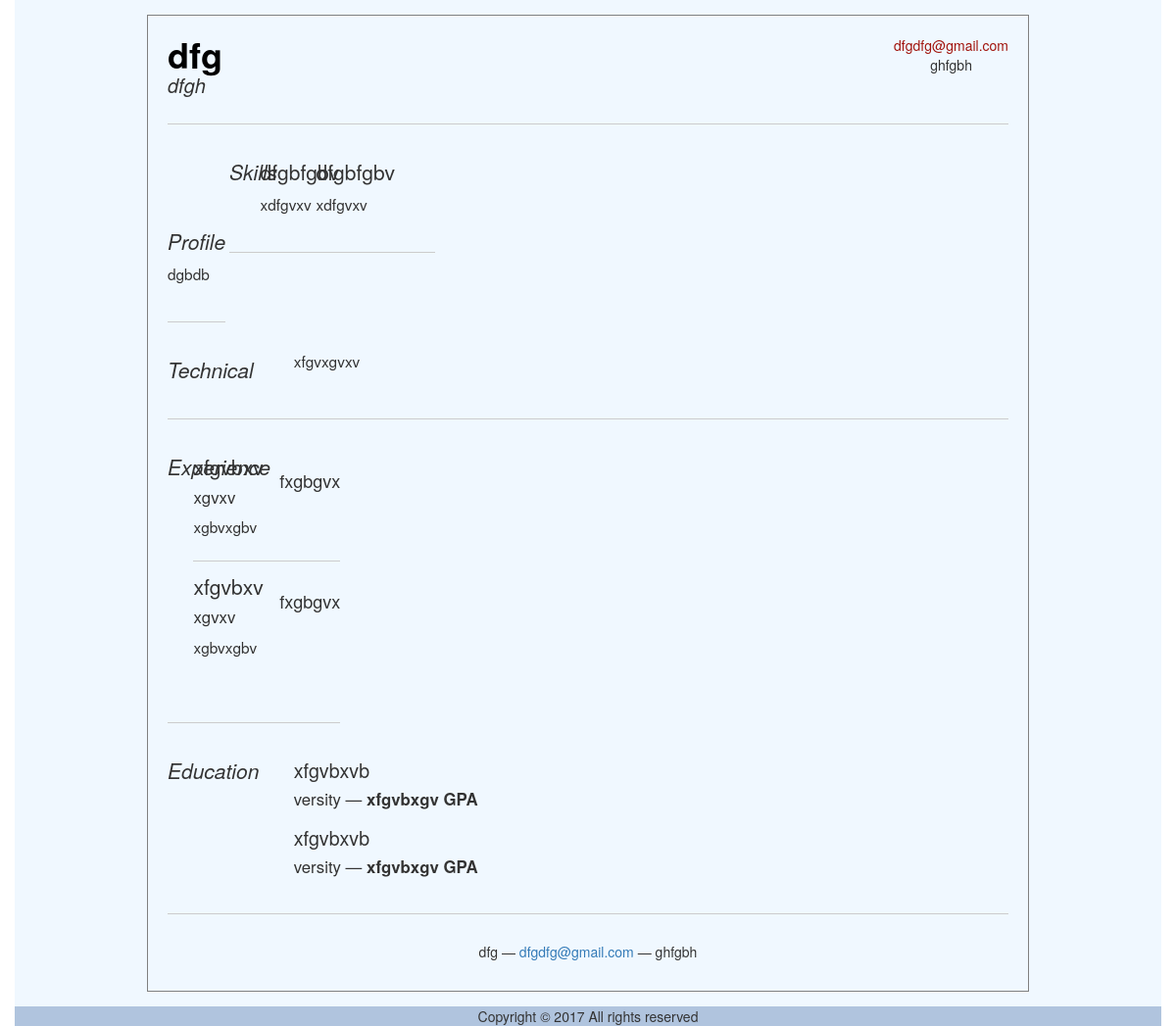
The page /web/src/DigitalUniversity/job_cv_show.php (signed in) on the database as committed earlier.
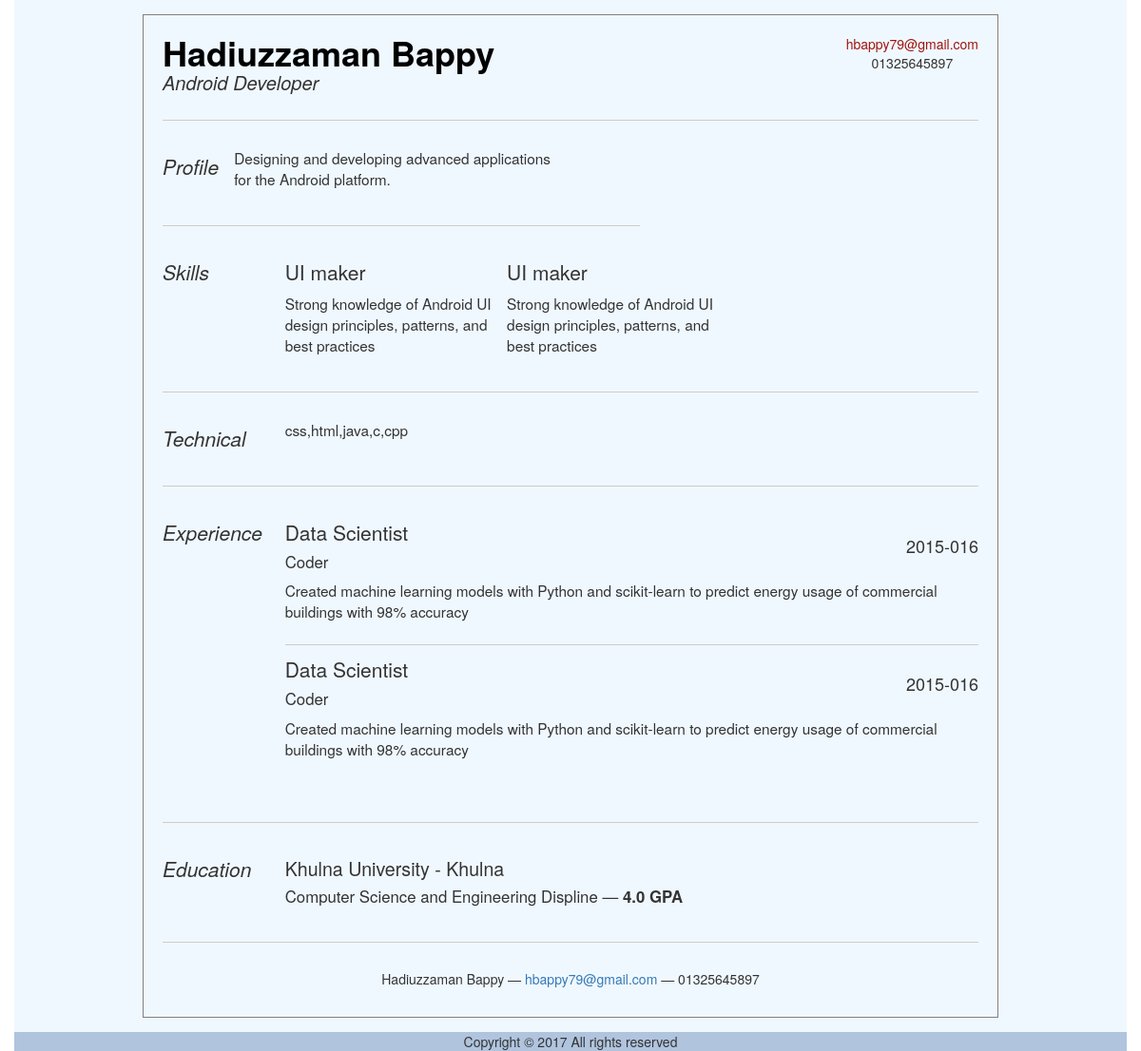
The same page on the database as committed later.
### tables this page shows
CREATE TABLE IF NOT EXISTS `jms_cv` (
  `ID` int(11) NOT NULL AUTO_INCREMENT,
  `applicantID` varchar(40) NOT NULL,
  `Name` varchar(40) NOT NULL,
  `sector` varchar(45) NOT NULL,
  `email` varchar(45) NOT NULL,
  `phone` varchar(45) NOT NULL,
  `profile` varchar(500) NOT NULL,
  `technical_skill` varchar(500) NOT NULL,
  PRIMARY KEY (`ID`)
);

CREATE TABLE IF NOT EXISTS `jms_cv_skills` (
  `ID` int(11) NOT NULL AUTO_INCREMENT,
  `cvID` int(11) NOT NULL,
  `name` varchar(100) NOT NULL,
  `details` varchar(500) NOT NULL,
  PRIMARY KEY (`ID`)
);

CREATE TABLE IF NOT EXISTS `jms_cv_experience` (
  `ID` int(11) NOT NULL AUTO_INCREMENT,
  `cvID` int(11) NOT NULL,
  `jobname` varchar(45) NOT NULL,
  `jobposition` varchar(45) NOT NULL,
  `workingyear` varchar(45) NOT NULL,
  `workdetails` varchar(500) NOT NULL,
  PRIMARY KEY (`ID`)
);

CREATE TABLE IF NOT EXISTS `jms_cv_education` (
  `ID` int(11) NOT NULL AUTO_INCREMENT,
  `cvID` int(11) NOT NULL,
  `instituition` varchar(45) NOT NULL,
  `subject` varchar(45) NOT NULL,
  `cgpa` varchar(45) NOT NULL,
  PRIMARY KEY (`ID`)
);

### web/src/DigitalUniversity/util/class.util.inc (called while the page is built, shortened)
<?php
class ConfigUtil implements I_DBConfig, I_LogConfig, I_LanguageConfig{
	public static $s_instance;
	private $_host;
	private $_username;
	private $_password;
	private $_database;
	public static function getInstance() {
		if(!self::$s_instance) {
			self::$s_instance = new self();
		}
		return self::$s_instance;
	}
	private function readConfig(){
		$this->_ini_array = parse_ini_file(CONFIG.'system.ini');
		$this->_host =	$this->_ini_array['db_host'];
		$this->_username = $this->_ini_array['db_username'];
		$this->_password = $this->_ini_array['db_password'];
		$this->_database = $this->_ini_array['db_database'];
	}
	public function getDBHost(){
		return $this->_host;
	}
	public function getDBUserName(){
		return $this->_username;
	}
	public function getDBPassword(){
		return $this->_password;
	}
	public function getDBName(){
		return $this->_database;
	}
}
class DBUtil implements I_DBUtil {
	private static $s_instance;
	private $_host;
	private $_username;
	private $_password;
	private $_database;
	protected $_connection;
	protected $_result;
	public static function getInstance() {
		if(!self::$s_instance) {
			self::$s_instance = new self();
		}
		return self::$s_instance;
	}
	private function readDBConfig(){
		$_config = ConfigUtil::getInstance();
		$this->_host = $_config->getDBHost();
		$this->_username = $_config->getDBUserName();
		$this->_password = $_config->getDBPassword();
		$this->_database = $_config->getDBName();
	}
	private function setConnection(){
		$this->_connection = new mysqli($this->_host, $this->_username,
			$this->_password, $this->_database);
	}
	public function doQuery($sql) {
		$this->_result = $this->_connection->query($sql) or die(mysqli_error($this->_connection));
		return $this->_result;
	}
	public function getNumRows() {
		$this->_numRows = mysqli_num_rows($this->_result);
		return $this->_numRows;
	}
	public function getAllRows() {
		$rows = array();
		for($x = 0; $x < $this->getNumRows(); $x++) {
			$rows[] = mysqli_fetch_assoc($this->_result);
		}
		return $rows;
	}
}
class LogUtil{
	private static $s_instance;
	public static function getInstance(){
		if(!self::$s_instance) {
			self::$s_instance = new self();
		}
		return self::$s_instance;
	}
}
class LangUtil{
	private static $s_instance;
	public static function getInstance() {
		if(!self::$s_instance) {
			self::$s_instance = new self();
		}
		return self::$s_instance;
	}
}
?>

### web/src/DigitalUniversity/modules/job/ui/blade/view.job_cv_show.blade.inc (called while the page is built, shortened)
<?php
include_once UTILITY.'class.util.inc';
include_once MODULES_JOB.'bao/class.job_cv_show_bao.inc';
$_JobCVShowBAO = new JobCVShowBAO();
?>

### web/src/DigitalUniversity/common/class.common.user.inc (called while the page is built, shortened)
<?php
class User{
    private $_ID;
    public function getID () {
        return $this->_ID;
    }
}
?>

### web/src/DigitalUniversity/modules/job/bao/class.job_cv_show_bao.inc (called while the page is built, shortened)
<?php
include_once UTILITY.'class.util.inc';
include_once MODULES_JOB.'dao/class.job_cv_show_dao.inc';
Class JobCVShowBAO{
	private $_JobCVShowDAO;
	public function __construct(){
		$this->_JobCVShowDAO = new JobCVShowDAO();
	}
	public function getCV($globalUser){
		$Result = $this->_JobCVShowDAO->getCV($globalUser);
		return $Result;
	}
}
?>

### web/src/DigitalUniversity/modules/job/dao/class.job_cv_show_dao.inc (called while the page is built, shortened)
<?php
include_once UTILITY.'class.util.inc';
Class JobCVShowDAO{
	private $_DB;
	private $_CV;
	public function __construct(){
		$this->_DB = DBUtil::getInstance();
		$this->_CV = new CV();
	}
	public function getCV($globalUser){
		$this->_DB->doQuery("SELECT * FROM jms_cv where applicantID like '$globalUser'");
		$rows = $this->_DB->getAllRows();
		$row = $rows[0];
	    $this->_CV->setID ( $row['ID']);
	    $this->_CV->setapplicantID ( $row['applicantID'] );
	    $this->_CV->setName ( $row['Name'] );
	    $this->_CV->setsector ( $row['sector'] );
	    $this->_CV->setemail( $row['email'] );
	    $this->_CV->setphone( $row['phone'] );
	    $this->_CV->setprofile( $row['profile'] );
	    $this->_CV->settechnical_skill ( $row['technical_skill'] );
	    $Education_List = array();
	    $Experience_List = array();
	    $Skills_List = array();
	    $cv_id=$row['ID'];
		$this->_DB->doQuery("SELECT * FROM jms_cv_education where cvID like '$cv_id'");
		$rows2 = $this->_DB->getAllRows();
		for($i = 0; $i < sizeof($rows2); $i++) {
			$row2 = $rows2[$i];
			$this->_CV_Education = new CV_Education();
			$this->_CV_Education->setID ( $row2['ID']);
		    $this->_CV_Education->setcvID ( $row2['cvID']);
		    $this->_CV_Education->setinstituition ( $row2['instituition'] );
		    $this->_CV_Education->setsubject ( $row2['subject'] );
		    $this->_CV_Education->setcgpa ( $row2['cgpa'] );
		    $Education_List[]=$this->_CV_Education;
			}
		$this->_DB->doQuery("SELECT * FROM jms_cv_experience where cvID like '$cv_id'");
		$rows3 = $this->_DB->getAllRows();
		for($i = 0; $i < sizeof($rows3); $i++) {
			$row3 = $rows3[$i];
			$this->_CV_Experience = new CV_Experience();
		    $this->_CV_Experience->setcvID ( $row3['cvID']);
		    $this->_CV_Experience->setjobname ( $row3['jobname'] );
		    $this->_CV_Experience->setjobposition ( $row3['jobposition'] );
		    $this->_CV_Experience->setworkingyear ( $row3['workingyear'] );
		    $this->_CV_Experience->setworkdetails ( $row3['workdetails'] );
		    $Experience_List[]=$this->_CV_Experience;
			}
		$this->_DB->doQuery("SELECT * FROM jms_cv_skills where cvID like '$cv_id'");
		$rows4 = $this->_DB->getAllRows();
		for($i = 0; $i < sizeof($rows4); $i++) {
			$row4 = $rows4[$i];
			$this->_CV_Skills = new CV_Skills();
		    $this->_CV_Skills->setcvID ( $row4['cvID']);
		    $this->_CV_Skills->setname ( $row4['name'] );
		    $this->_CV_Skills->setdetails ( $row4['details'] );
		    $Skills_List[]=$this->_CV_Skills;
			}
		$this->_CV->seteducation( $Education_List);
	    $this->_CV->setexperience( $Experience_List );
	    $this->_CV->setskills ( $Skills_List );
		$Result = new Result();
		$Result->setIsSuccess(1);
		$Result->setResultObject($this->_CV);
		return $Result;
	}
}
?>

### web/src/DigitalUniversity/modules/job/ui/view.job_cv_show.inc (the view, shortened to what the changed rows need)
<?php
include_once 'blade/view.job_cv_show.blade.inc';
?>
<div class="panel-default">
    <div class="panel-body">
    	<?php
    		if(isset($_SESSION['cvid'])){
    			$Result = $_JobCVShowBAO->getCV($_SESSION['cvid']);
    			unset($_SESSION['cvid']);
    		}
    		else{
				$globalUser = $_SESSION["globalUser"];
				$Result = $_JobCVShowBAO->getCV($globalUser->getID());
			}
			if($Result->getIsSuccess()){
				$CV = $Result->getResultObject();
		?>
    	<div id="full_cv">
			<div id="jms_cv_header">
				<div id="jms_name_appearence">
					<h1><?php echo $CV->getName(); ?></h1>
					<h2><?php echo $CV->getsector(); ?></h2>
				</div>
				<div id="jms_cv_link">
					<a id="jms_cv_link_email" href="mailto:name@yourdomain.com"><?php echo $CV->getemail(); ?></a>
					<p id="jms_cv_link_phone"><?php echo $CV->getphone(); ?></p>
				</div>
			</div>
			<div class="jms_cv_body">
				<div class="jms_cv_body_ratio">
					<div class="jms_cv_body_profile_head">
						<h2>Profile</h2>
					</div>
					<div class="jms_cv_body_profile_details">
						<p>
							<?php echo $CV->getprofile(); ?>
						</p>
					</div>
				</div>
				<div class="jms_cv_body_ratio">
					<div class="jms_cv_body_skills_header">
						<h2>Skills</h2>
					</div>
					<div class="jms_cv_body_skills_details">
						<?php
							for($i = 0; $i < sizeof($CV->getskills()); $i++) {
								?>
							<div class="talent">
								<h2><?php echo $CV->getskills()[$i]->getname(); ?></h2>
								<p><?php echo $CV->getskills()[$i]->getdetails(); ?></p>
							</div>
							<?php
							}
						?>
					</div>
				</div>
				<div class="jms_cv_body_ratio width">
					<div class="jms_cv_body_technical_header">
						<h2>Technical</h2>
					</div>
					<div class="jms_cv_body_technical_details">
						<p><?php echo $CV->gettechnical_skill(); ?></p>
					</div>
				</div>
				<div class="jms_cv_body_ratio">
					<div class="jms_cv_body_experience_header">
						<h2>Experience</h2>
					</div>
					<div class="jms_cv_body_experience_details">
							<?php
							for($i = 0; $i < sizeof($CV->getexperience()); $i++) {
								?>
								<div class="job">
									<h2><?php echo $CV->getexperience()[$i]->getjobname(); ?></h2>
									<h3><?php echo $CV->getexperience()[$i]->getjobposition(); ?></h3>
									<h4><?php echo $CV->getexperience()[$i]->getworkingyear(); ?></h4>
									<p><?php echo $CV->getexperience()[$i]->getworkdetails(); ?> </p>
								</div>
							<?php
							}
							?>
					</div>
				</div>
				<div class="jms_cv_body_ratio width">
					<div class="jms_cv_body_education_header">
						<h2>Education</h2>
					</div>
					<?php
					for($i = 0; $i < sizeof($CV->geteducation()); $i++) {
						?>
						<div class="jms_cv_body_education_details">
							<h2><?php echo $CV->geteducation()[$i]->getinstituition(); ?></h2>
							<h3><?php echo $CV->geteducation()[$i]->getsubject(); ?> &mdash; <strong><?php echo $CV->geteducation()[$i]->getcgpa(); ?> GPA</strong> </h3>
						</div>
					<?php
					}
					?>
				</div>
			</div>
			<div id="jms_cv_footer">
				<p><?php echo $CV->getName(); ?> &mdash; <a href="mailto:name@yourdomain.com"><?php echo $CV->getemail(); ?></a> &mdash; <?php echo $CV->getphone(); ?></p>
			</div>
	    </div>
	    <?php
			}
			else{
				echo $Result->getResultObject();
			}
		?>
    </div>
</div>

Rows that differ between the two databases and show on the page:
removed jms_cv: Name "dfg", sector "dfgh", email "dfgdfg@gmail.com", phone "ghfgbh", profile "dgbdb", technical_skill "xfgvxgvxv"
removed jms_cv_skills: name "dfgbfgbv", details "xdfgvxv"
removed jms_cv_skills: name "dfgbfgbv", details "xdfgvxv"
removed jms_cv_experience: jobname "xfgvbxv", jobposition "xgvxv", workingyear "fxgbgvx", workdetails "xgbvxgbv"
removed jms_cv_experience: jobname "xfgvbxv", jobposition "xgvxv", workingyear "fxgbgvx", workdetails "xgbvxgbv"
removed jms_cv_education: instituition "xfgvbxvb", subject "versity", cgpa "xfgvbxgv"
removed jms_cv_education: instituition "xfgvbxvb", subject "versity", cgpa "xfgvbxgv"
added jms_cv: Name "Hadiuzzaman Bappy", sector "Android Developer", email "hbappy79@gmail.com", phone "01325645897", profile "Designing and developing advanced applications for the Android platform.", technical_skill "css,html,java,c,cpp"
added jms_cv_skills: name "UI maker", details "Strong knowledge of Android UI design principles, patterns, and best practices"
added jms_cv_skills: name "UI maker", details "Strong knowledge of Android UI design principles, patterns, and best practices"
added jms_cv_experience: jobname "Data Scientist", jobposition "Coder", workingyear "2015-016", workdetails "Created machine learning models with Python and scikit-learn to predict energy usage of commercial buildings with 98% accuracy"
added jms_cv_experience: jobname "Data Scientist", jobposition "Coder", workingyear "2015-016", workdetails "Created machine learning models with Python and scikit-learn to predict energy usage of commercial buildings with 98% accuracy"
added jms_cv_education: instituition "Khulna University - Khulna", subject "Computer Science and Engineering Displine", cgpa "4.0"
